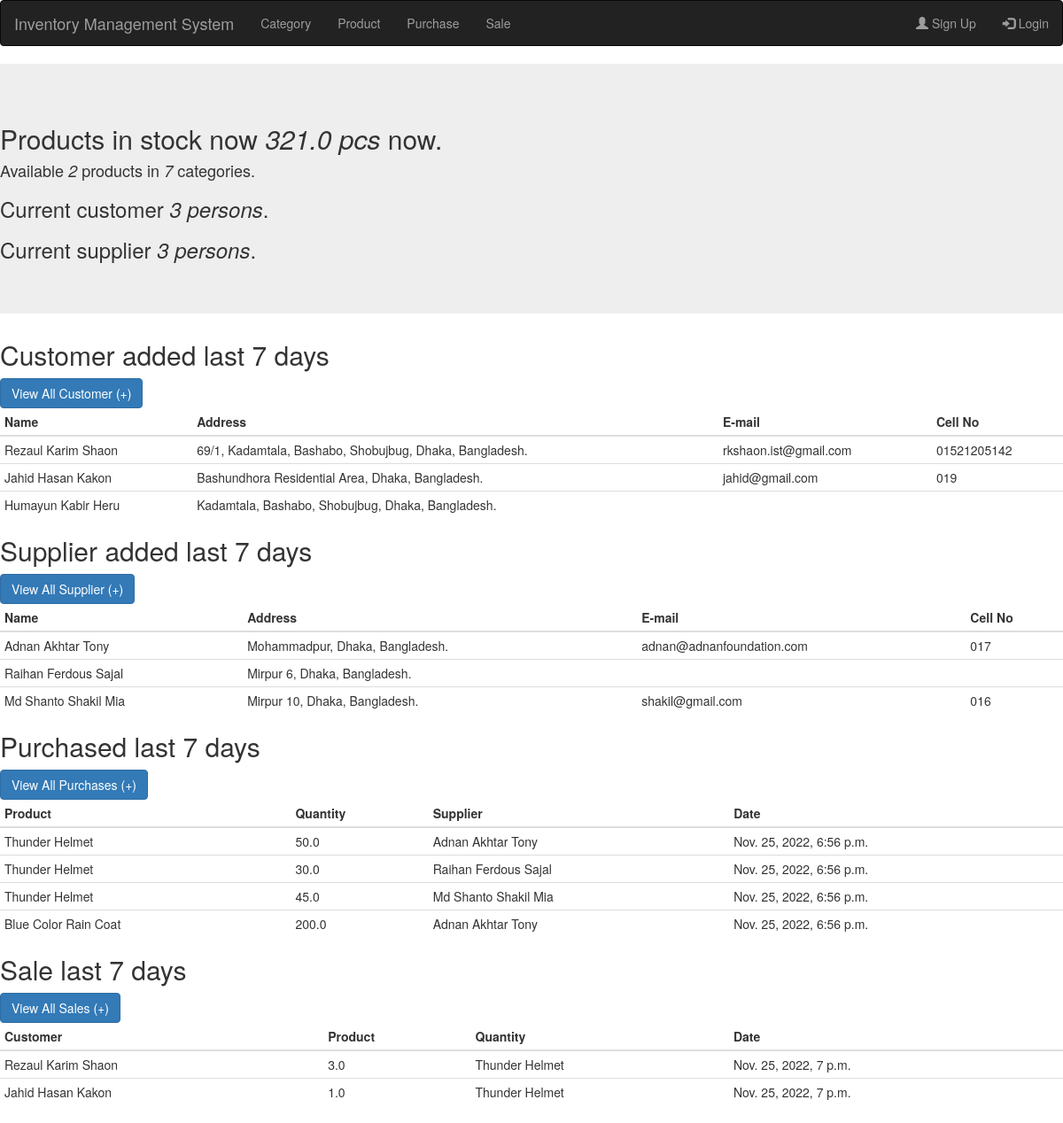
Before: / with the older database file.
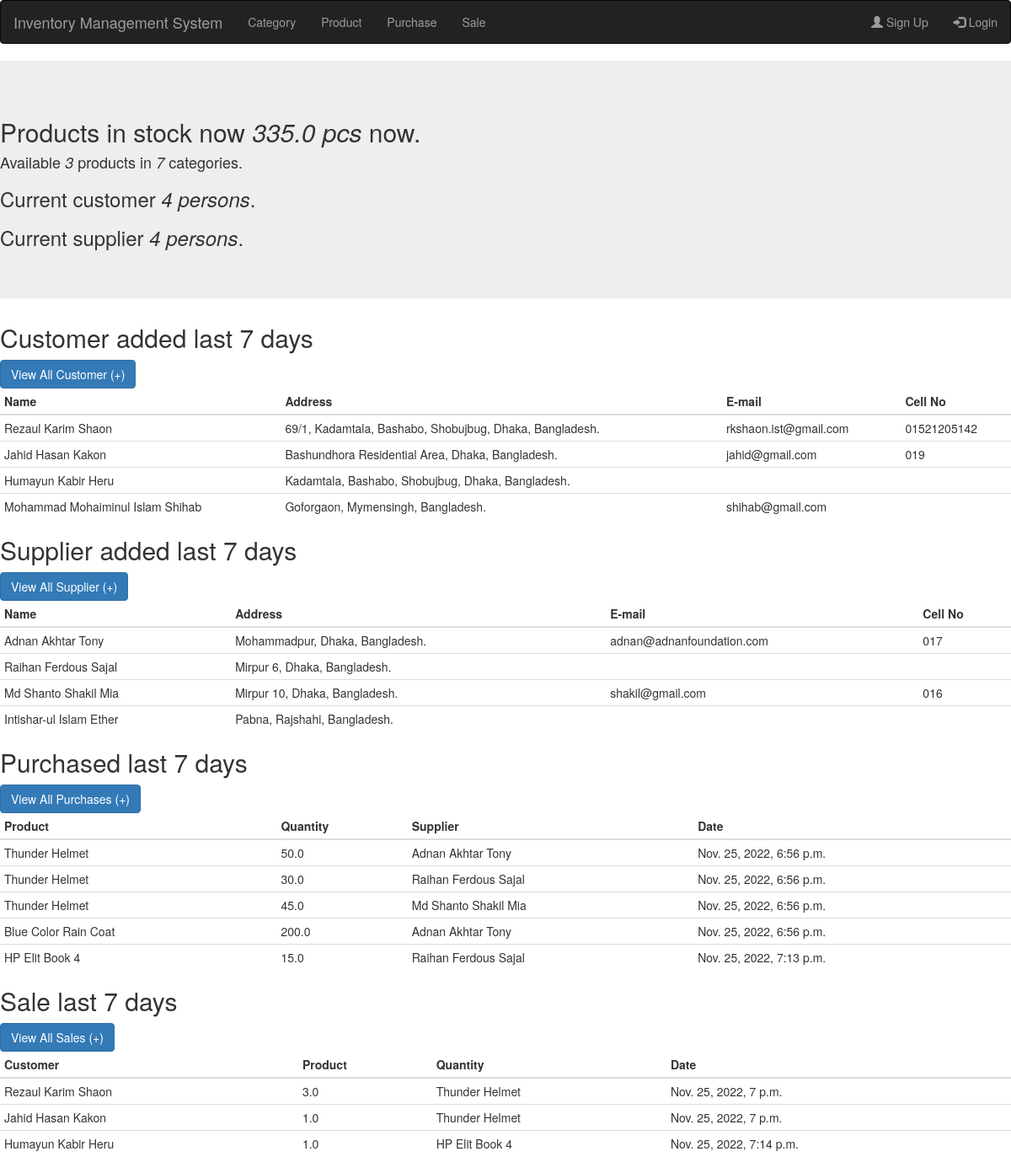
After: the same page with the newer database file.
### ims_user/models.py (models this page shows)
class Customer(models.Model):
    name = models.CharField(max_length=200, blank=False, null=False)
    address = models.TextField(blank=True, null=True)
    email = models.EmailField(blank=True, null=True)
    cell = models.CharField(max_length=500, null=True, blank=True)
    is_deleted = models.BooleanField(default=False)
    added_date_time = models.DateTimeField(auto_now_add=True)
    def __str__(self):
        return self.name

class Supplier(models.Model):
    name = models.CharField(max_length=200, blank=False, null=False)
    address = models.TextField(blank=True, null=True)
    email = models.EmailField(blank=True, null=True)
    cell = models.CharField(max_length=500, null=True, blank=True)
    is_deleted = models.BooleanField(default=False)
    added_date_time = models.DateTimeField(auto_now_add=True)
    def __str__(self):
        return self.name

### ims_inventory/models.py (models this page shows, shortened)
class Purchase(models.Model):
    quantity = models.FloatField(default=0.0, blank=False, null=False)
    product = models.ForeignKey('ims_product.Product', on_delete=models.CASCADE)
    supplier = models.ForeignKey('ims_user.Supplier', on_delete=models.CASCADE)
    added_date_time = models.DateTimeField(auto_now_add=True)

class Sale(models.Model):
    inventory = models.ForeignKey(Inventory, on_delete=models.CASCADE)
    quantity = models.FloatField(default=0.0, blank=False, null=False)
    customer = models.ForeignKey('ims_user.Customer', on_delete=models.CASCADE)
    added_date_time = models.DateTimeField(auto_now_add=True)

class Inventory(models.Model):
    product = models.ForeignKey('ims_product.Product', on_delete=models.CASCADE)
    quantity = models.FloatField(default=0.0, blank=False, null=False)

### ims_product/models.py (models this page shows)
class Product(models.Model):
    name = models.CharField(max_length=200, null=False, blank=False)
    image = models.ImageField(upload_to='product', null=True, blank=True)
    category = models.ForeignKey(Category, on_delete=models.CASCADE)
    is_deleted = models.BooleanField(default=False)
    added_date_time = models.DateTimeField(auto_now_add=True)
    def __str__(self):
        return self.name

### ims_inventory/views.py (the view)
# urls.py: path('', inventory_view.index, name='index'),
def index(request):
    inventories = Inventory.objects.all().order_by('-quantity')
    total_inventory_products_count = Inventory.objects.all().aggregate(Sum('quantity'))
    total_categories = Category.objects.filter(is_deleted=False).count()
    total_products = Product.objects.filter(is_deleted=False).count()
    total_customers = Customer.objects.filter(is_deleted=False).count()
    total_suppliers = Supplier.objects.filter(is_deleted=False).count()
    customers = Customer.objects.filter(is_deleted=False, added_date_time__gte=datetime.datetime.now()-datetime.timedelta(days=7))
    suppliers = Supplier.objects.filter(is_deleted=False, added_date_time__gte=datetime.datetime.now()-datetime.timedelta(days=7))
    purchases = Purchase.objects.filter(added_date_time__gte=datetime.datetime.now()-datetime.timedelta(days=7))
    sales = Sale.objects.filter(added_date_time__gte=datetime.datetime.now()-datetime.timedelta(days=7))
    context = {
        'inventories': inventories,
        'total_inventory_products_count': total_inventory_products_count['quantity__sum'],
        'total_categories': total_categories,
        'total_products': total_products,
        'total_customers': total_customers,
        'total_suppliers': total_suppliers,
        'customers': customers,
        'suppliers': suppliers,
        'purchases': purchases,
        'sales': sales,
    }
    return render(request, 'index.html', context)

### templates/index.html
{% load static %}
{% include 'base.html' %}
{% block body %}
<div class="jumbotron">
    <h2>Products in stock now <i>{{total_inventory_products_count}} pcs</i> now.</h2>
    <h4>Available <i>{{ total_products }}</i> products in <i>{{ total_categories }}</i> categories.</h4>
    <h3>Current customer <i>{{ total_customers }} persons</i>.</h3>
    <h3>Current supplier <i>{{ total_suppliers }} persons</i>.</h3>
</div>
<h2>Customer added last 7 days</h2>
<a class="btn btn-primary" href="{% url 'customer_list' %}">View All Customer (+)</a>
<table class="table table-condensed">
    <thead>
        <tr>
            <th>Name</th>
            <th>Address</th>
            <th>E-mail</th>
            <th>Cell No</th>
        </tr>
    </thead>
    <tbody>
        {% for customer in customers %}
        <tr>
            <td>{{ customer.name }}</td>
            <td>{{ customer.address }}</td>
            <td>{{ customer.email }}</td>
            <td>{{ customer.cell }}</td>
        </tr>
        {% endfor %}
    </tbody>
</table>
<h2>Supplier added last 7 days</h2>
<a class="btn btn-primary" href="{% url 'supplier_list' %}">View All Supplier (+)</a>
<table class="table table-condensed">
    <thead>
        <tr>
            <th>Name</th>
            <th>Address</th>
            <th>E-mail</th>
            <th>Cell No</th>
        </tr>
    </thead>
    <tbody>
        {% for supplier in suppliers %}
        <tr>
            <td>{{ supplier.name }}</td>
            <td>{{ supplier.address }}</td>
            <td>{{ supplier.email }}</td>
            <td>{{ supplier.cell }}</td>
        </tr>
        {% endfor %}
    </tbody>
</table>
<h2>Purchased last 7 days</h2>
<a class="btn btn-primary" href="{% url 'purchase_list' %}">View All Purchases (+)</a>
<table class="table table-condensed">
    <thead>
        <tr>
            <th>Product</th>
            <th>Quantity</th>
            <th>Supplier</th>
            <th>Date</th>
        </tr>
    </thead>
    <tbody>
        {% for purchase in purchases %}
        <tr>
            <td>{{ purchase.product }}</td>
            <td>{{ purchase.quantity }}</td>
            <td>{{ purchase.supplier }}</td>
            <td>{{ purchase.added_date_time }}</td>
        </tr>
        {% endfor %}
    </tbody>
</table>
<h2>Sale last 7 days</h2>
<a class="btn btn-primary" href="{% url 'sale_list' %}">View All Sales (+)</a>
<table class="table table-condensed">
    <thead>
        <tr>
            <th>Customer</th>
            <th>Product</th>
            <th>Quantity</th>
            <th>Date</th>
        </tr>
    </thead>
    <tbody>
        {% for sale in sales %}
        <tr>
            <td>{{ sale.customer }}</td>
            <td>{{ sale.quantity }}</td>
            <td>{{ sale.inventory.product.name }}</td>
            <td>{{ sale.added_date_time }}</td>
        </tr>
        {% endfor %}
    </tbody>
</table>
{% endblock %}

### templates/base.html (shortened to what this page needs)
{% load static %}
<!DOCTYPE html>
<html>
    <head>
        <link rel="stylesheet" href="https://maxcdn.bootstrapcdn.com/bootstrap/3.4.1/css/bootstrap.min.css">
    </head>
    <body>
        <nav class="navbar navbar-inverse">
            <div class="container-fluid">
                <div class="navbar-header">
                    <a class="navbar-brand" href="{% url 'index' %}">Inventory Management System</a>
                </div>
                <ul class="nav navbar-nav">
                    <li><a href="{% url 'category_list' %}">Category</a></li>
                    <li><a href="{% url 'product_list' %}">Product</a></li>
                    <li><a href="{% url 'purchase_list' %}">Purchase</a></li>
                    <li><a href="{% url 'sale_list' %}">Sale</a></li>
                </ul>
                <ul class="nav navbar-nav navbar-right">
                    <li><a href="#"><span class="glyphicon glyphicon-user"></span> Sign Up</a></li>
                    <li><a href="#"><span class="glyphicon glyphicon-log-in"></span> Login</a></li>
                </ul>
            </div>
        </nav>
    </body>
</html>

Changed rows visible on the page:
added Customer: name "Mohammad Mohaiminul Islam Shihab", address "Goforgaon, Mymensingh, Bangladesh.", email "shihab@gmail.com"
added Supplier: name "Intishar-ul Islam Ether", address "Pabna, Rajshahi, Bangladesh."
added Purchase: product "HP Elit Book 4", quantity "15.0", supplier "Raihan Ferdous Sajal", added_date_time "Nov. 25, 2022, 7:13 p.m."
added Sale: customer "Humayun Kabir Heru", quantity "1.0", inventory.product.name "HP Elit Book 4", added_date_time "Nov. 25, 2022, 7:14 p.m."
Other visible differences:
{{ total_inventory_products_count }}: "321.0" → "335.0"
{{ total_products }}: "2" → "3"
{{ total_customers }}: "3" → "4"
{{ total_suppliers }}: "3" → "4"
